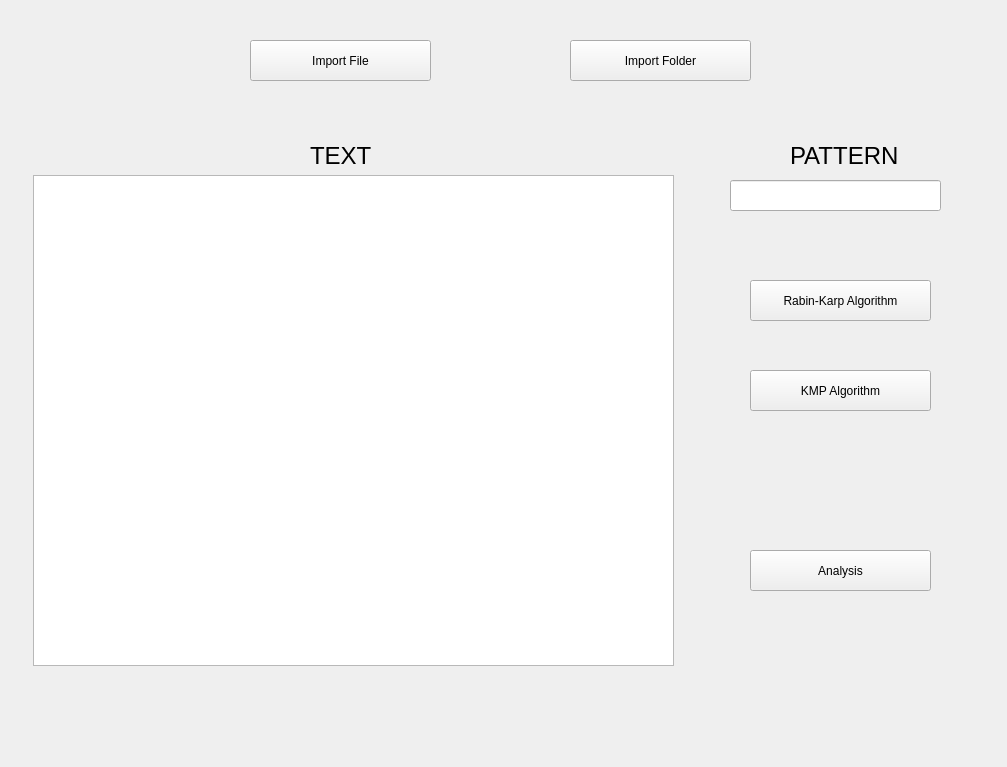
<?xml version="1.0" encoding="UTF-8"?>
<ui version="4.0">
 <class>Form</class>
 <widget class="QWidget" name="Form">
  <property name="geometry">
   <rect>
    <x>0</x>
    <y>0</y>
    <width>1007</width>
    <height>767</height>
   </rect>
  </property>
  <property name="windowTitle">
   <string>Form</string>
  </property>
  <widget class="QPushButton" name="pushButton_3">
   <property name="geometry">
    <rect>
     <x>250</x>
     <y>40</y>
     <width>181</width>
     <height>41</height>
    </rect>
   </property>
   <property name="text">
    <string>Import File</string>
   </property>
  </widget>
  <widget class="QTextEdit" name="textEdit">
   <property name="geometry">
    <rect>
     <x>33</x>
     <y>175</y>
     <width>641</width>
     <height>491</height>
    </rect>
   </property>
  </widget>
  <widget class="QPushButton" name="pushButton_4">
   <property name="geometry">
    <rect>
     <x>570</x>
     <y>40</y>
     <width>181</width>
     <height>41</height>
    </rect>
   </property>
   <property name="text">
    <string>Import Folder</string>
   </property>
  </widget>
  <widget class="QPushButton" name="pushButton_5">
   <property name="geometry">
    <rect>
     <x>750</x>
     <y>280</y>
     <width>181</width>
     <height>41</height>
    </rect>
   </property>
   <property name="text">
    <string>Rabin-Karp Algorithm</string>
   </property>
  </widget>
  <widget class="QPushButton" name="pushButton_6">
   <property name="geometry">
    <rect>
     <x>750</x>
     <y>370</y>
     <width>181</width>
     <height>41</height>
    </rect>
   </property>
   <property name="text">
    <string>KMP Algorithm</string>
   </property>
  </widget>
  <widget class="QPushButton" name="pushButton_7">
   <property name="geometry">
    <rect>
     <x>750</x>
     <y>550</y>
     <width>181</width>
     <height>41</height>
    </rect>
   </property>
   <property name="text">
    <string>Analysis</string>
   </property>
  </widget>
  <widget class="QLineEdit" name="lineEdit">
   <property name="geometry">
    <rect>
     <x>730</x>
     <y>180</y>
     <width>211</width>
     <height>31</height>
    </rect>
   </property>
  </widget>
  <widget class="QLabel" name="label">
   <property name="geometry">
    <rect>
     <x>310</x>
     <y>140</y>
     <width>61</width>
     <height>31</height>
    </rect>
   </property>
   <property name="font">
    <font>
     <pointsize>18</pointsize>
    </font>
   </property>
   <property name="text">
    <string>TEXT</string>
   </property>
  </widget>
  <widget class="QLabel" name="label_2">
   <property name="geometry">
    <rect>
     <x>790</x>
     <y>140</y>
     <width>111</width>
     <height>31</height>
    </rect>
   </property>
   <property name="font">
    <font>
     <pointsize>18</pointsize>
    </font>
   </property>
   <property name="text">
    <string>PATTERN</string>
   </property>
  </widget>
 </widget>
 <resources/>
 <connections/>
</ui>
